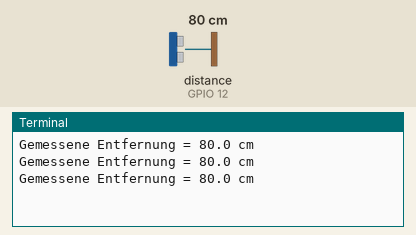
Recording of a program running on a simulated Raspberry Pi (BCM pin numbers). On the bench: the last lines printed to the terminal. Inputs (shaded band) come from the test bench; at power-on: distance to the obstacle (sensor on GPIO 12) 80 cm. The echo pulse lasts 58.3 µs per cm; the clock reads 2024-03-15 10:24:30 at power-on unless the program sets it.

Above: at 1.2 s.
1.3 s: distance to the obstacle (sensor on GPIO 12) set to 2 cm
At 2.0 s:
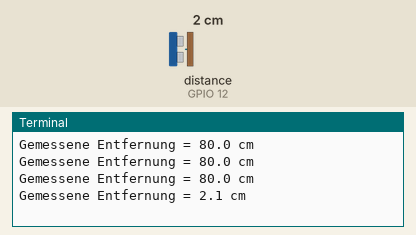
2.8 s: distance to the obstacle (sensor on GPIO 12) set to 4 cm
At 3.5 s:
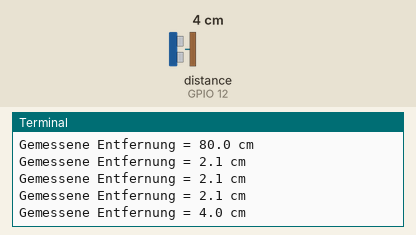
Timing chart, 0 to 5.8 s (numbered marks = the images above; inputs shaded):
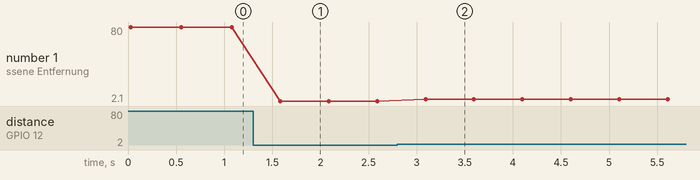

Measured:
- after the input at 1.3 s, the terminal: prints a new line after 0.28 s (image 1)
- after the input at 2.8 s, the terminal: prints a new line after 0.29 s (image 2)
- plotted number 1: 80 → 2.1 after the input at 1.3 s, 2.1 → 4 after the input at 2.8 s

The program:

abstandstest.py
```python
import RPi.GPIO as GPIO  # GPIO-Bibliothek importieren
import time              # Modul time importieren
import statistics
GPIO.setmode(GPIO.BCM)   # Verwende BCM-Pinnummern

# GPIO-Channel festlegen

# GPIO Trigger und Echo festlegen
GPIO_TRIGGER = 16
GPIO_ECHO = 12

#Richtung der GPIO-Pins festlegen (IN / OUT)
GPIO.setup(GPIO_TRIGGER, GPIO.OUT)
GPIO.setup(GPIO_ECHO, GPIO.IN)

def distanz():
    # setze Trigger auf HIGH
    GPIO.output(GPIO_TRIGGER, True)

    # setze Trigger nach 0.01ms aus LOW
    time.sleep(0.00001)
    GPIO.output(GPIO_TRIGGER, False)

    StartZeit = time.time()
    StopZeit = time.time()

    # speichere Startzeit
    while GPIO.input(GPIO_ECHO) == 0:
        StartZeit = time.time()

    # speichere Ankunftszeit
    while GPIO.input(GPIO_ECHO) == 1:
        StopZeit = time.time()

    # Zeit Differenz zwischen Start und Ankunft
    TimeElapsed = StopZeit - StartZeit
    # mit der Schallgeschwindigkeit (34300 cm/s) multiplizieren
    # und durch 2 teilen, da hin und zurueck
    distanz = (TimeElapsed * 34300) / 2
    return distanz

try:
    while True:
        abstand = statistics.median([distanz(),distanz(),distanz(),distanz(),distanz()])
        print ("Gemessene Entfernung = %.1f cm" % abstand)
        time.sleep(.5)

except KeyboardInterrupt:
    GPIO.cleanup()       # Aufräumen
```
